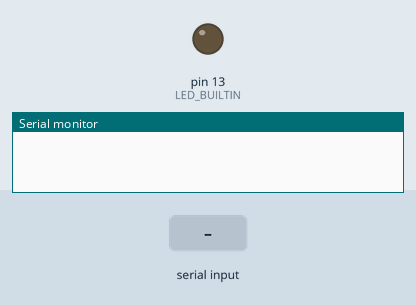
A sketch run on a simulated Arduino Uno, built with avr-gcc and run on an emulated ATmega328P. On the bench: output pins drawn as LEDs (lit = HIGH), the last lines printed to the serial monitor. The inputs (shaded band) are chosen by the test bench.

Above: at 1.2 s.
1.3 s: "ON;" received over Serial
At 2.5 s:
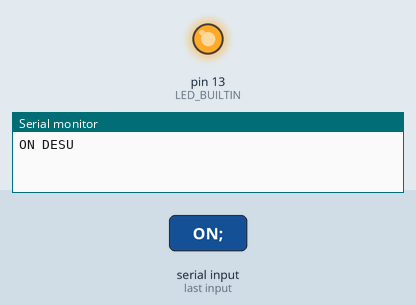
2.8 s: "OFF;" received over Serial
At 3.8 s:
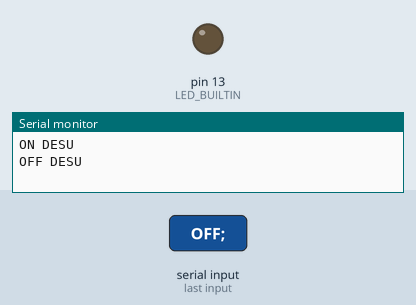
Timing chart, 0 to 5.8 s (numbered marks = the images above; inputs shaded):
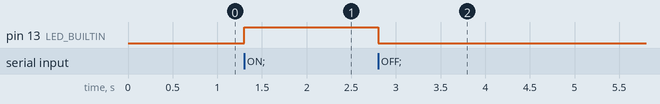

The sketch:

serialtest.ino
```cpp
/*char val;*/

void setup(){
  // Serial Setting
  Serial.begin(9600);

  // Port Setting
  pinMode(LED_BUILTIN, OUTPUT);
}

void loop(){
  if(Serial.available() > 0){
    String val = Serial.readStringUntil(';');

    if(val == "ON"){
      digitalWrite(LED_BUILTIN, HIGH);
      Serial.print("ON DESU");
      Serial.println();
    }
    else if (val == "OFF"){
      digitalWrite(LED_BUILTIN, LOW);
      Serial.print("OFF DESU");
      Serial.println();
    }

    else {
      Serial.print("ERROR Input:[");
      Serial.print(val);
      Serial.print("]");
      Serial.println();
    }
  }
}
```

Measured:
- after the input at 1.3 s, pin 13 (LED_BUILTIN): LOW → HIGH at once
- after the input at 2.8 s, pin 13 (LED_BUILTIN): HIGH → LOW at once
